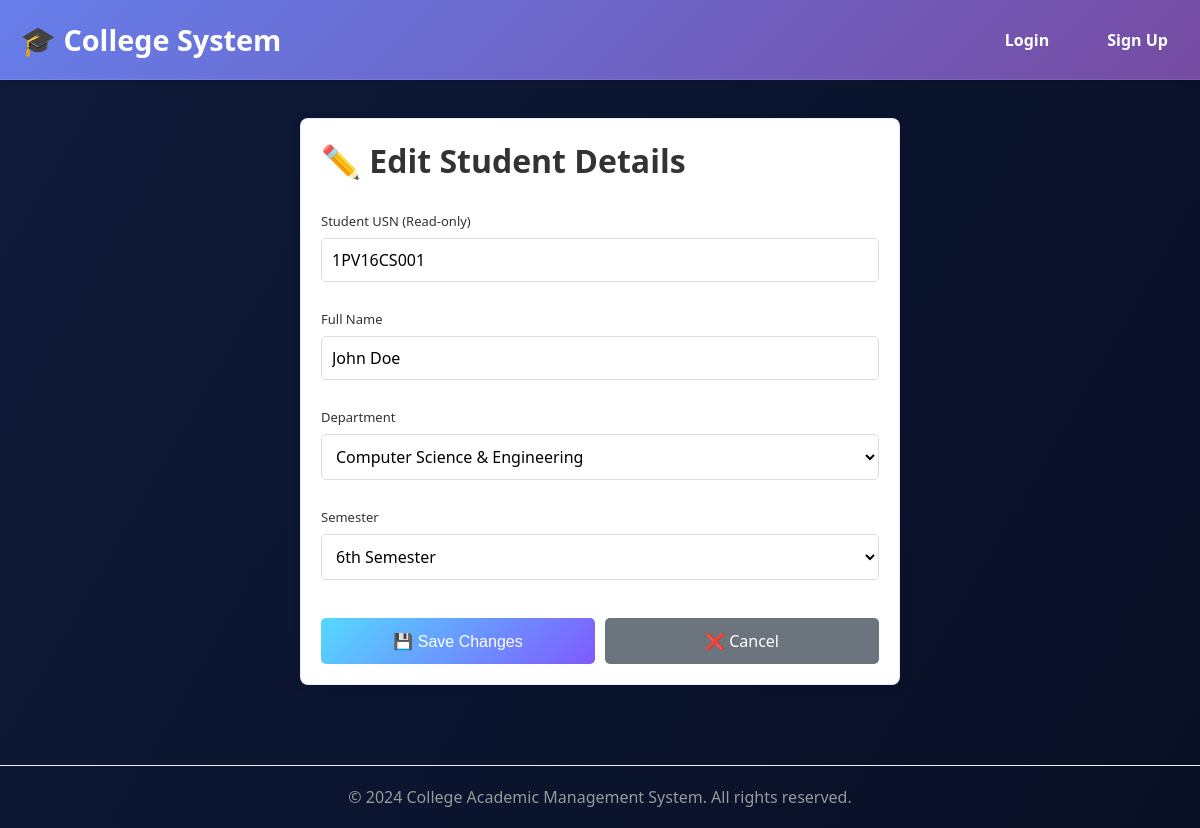
The app's page /admin/students/1/edit (signed in) with its own data.
### backend/app.py (models this page shows)
class Student(db.Model):
    id = db.Column(db.Integer, primary_key=True)
    usn = db.Column(db.String(50), unique=True, nullable=False)
    name = db.Column(db.String(200), nullable=False)
    dept = db.Column(db.String(100), nullable=True)
    semester = db.Column(db.Integer, nullable=True)

### backend/app.py (the view, shortened to what this page needs)
@app.route('/admin/students/<int:sid>/edit', methods=['GET', 'POST'])
@login_required
@role_required('Admin')
def admin_edit_student(sid):
    s = Student.query.get_or_404(sid)
    return render_template('admin_edit_student.html', student=s)

### backend/app.py (called while the page is built)
def role_required(*roles):
    def decorator(f):
        @wraps(f)
        def decorated_function(*args, **kwargs):
            if not current_user.is_authenticated:
                return login_manager.unauthorized()
            if current_user.role not in roles:
                flash('Access denied: insufficient permissions', 'danger')
                return redirect(url_for('dashboard'))
            return f(*args, **kwargs)
        return decorated_function
    return decorator

@login_manager.user_loader
def load_user(user_id):
    return User.query.get(int(user_id))

### frontend/templates/admin_edit_student.html (shortened to what this page needs)
{% extends 'base.html' %}
{% block content %}
<div style="max-width: 600px; margin: 0 auto;">
  <div class="card">
    <h1 style="font-size: 2em; color: #333; margin-bottom: 30px;">✏️ Edit Student Details</h1>
    <form method="post">
      <div class="form-group">
        <label>Student USN (Read-only)</label>
        <input type="text" value="{{ student.usn }}" readonly style="background-color: #f5f5f5; cursor: not-allowed;" />
      </div>
      <div class="form-group">
        <label>Full Name</label>
        <input type="text" name="name" value="{{ student.name }}" placeholder="Enter student's full name" required />
      </div>
      <div class="form-group">
        <label>Department</label>
        <select name="dept">
          <option value="CSE" {% if student.dept == 'CSE' %}selected{% endif %}>Computer Science & Engineering</option>
        </select>
      </div>
      <div class="form-group">
        <label>Semester</label>
        <select name="semester">
          {% for sem in range(1, 9) %}
          <option value="{{ sem }}" {% if student.semester == sem %}selected{% endif %}>{{ sem }}{% if sem == 1 %}st{% elif sem == 2 %}nd{% elif sem == 3 %}rd{% else %}th{% endif %} Semester</option>
          {% endfor %}
        </select>
      </div>
      <div style="display: flex; gap: 10px; margin-top: 30px;">
        <button type="submit" style="flex: 1; padding: 12px;">💾 Save Changes</button>
        <a href="/admin/students" style="flex: 1; padding: 12px; background-color: #6c757d; color: white; text-decoration: none; border-radius: 5px; text-align: center; cursor: pointer; border: none;">❌ Cancel</a>
      </div>
    </form>
  </div>
</div>
{% endblock %}

### frontend/static/css/styles.css (style rules this page uses)
:root { --bg:#0b1220; --card:#1a233e; --accent:#54d9ff; --accent2:#7f5aff; --muted:#c5cdfa; --shadow:0 16px 40px rgba(0,0,0,.3); --text-on-dark:#e8ecf4; --text-on-light:#111; --text-muted-light:#6c757d; --text-muted-dark:#b0b8d0; }
* { box-sizing:border-box }
html,body { min-height:100%; margin:0; font-family:Inter,system-ui,Segoe UI,Roboto,Arial,sans-serif; background:linear-gradient(120deg,#0f1a39 0%,#081025 100%); color:var(--text-on-dark); }
.card { background:#ffffff; padding:22px; border-radius:16px; box-shadow:var(--shadow); border:1px solid rgba(98,123,206,.15); margin-top:18px; color:var(--text-on-light); }
.card h1, .card h2, .card h3, .card h4 { color:var(--text-on-light); }
label { display:block; margin-top:12px; margin-bottom:6px; font-size:13px; color:#333; }
.card label { color:#333; }
input, select, textarea { width:100%; padding:10px 12px; margin-bottom:8px; border:1px solid #ccc; border-radius:8px; background:#fff !important; color:#000 !important; font-size:1em; font-family:inherit; }
input::placeholder, textarea::placeholder { color:#6c757d !important; }
.btn, button { background:linear-gradient(135deg,var(--accent),var(--accent2)); color:#fff; padding:10px 16px; border:none; border-radius:8px; cursor:pointer; font-size:1em; font-weight:500; transition:transform .2s ease,box-shadow .2s ease; text-decoration:none; display:inline-block; }
.card a { color:#667eea; }

### frontend/templates/base.html (style rules this page uses)
* { margin: 0; padding: 0; box-sizing: border-box; }
body { font-family: 'Segoe UI', Tahoma, Geneva, Verdana, sans-serif; background-color: #f5f5f5; color: #333; }
.card { background: white; border-radius: 8px; padding: 20px; box-shadow: 0 2px 8px rgba(0,0,0,0.1); margin-bottom: 20px; }
.form-group { margin-bottom: 20px; }
label { display: block; margin-bottom: 8px; font-weight: 500; color: #333; }
input[type="text"], input[type="password"], input[type="email"], input[type="number"], select, textarea { width: 100%; padding: 10px; border: 1px solid #ddd; border-radius: 5px; font-size: 1em; font-family: inherit; transition: border-color 0.3s; color: #000; background-color: #fff; }
input::placeholder, textarea::placeholder { color: #6c757d; }
button, .btn { padding: 10px 20px; background-color: #667eea; color: white; border: none; border-radius: 5px; cursor: pointer; font-size: 1em; font-weight: 500; transition: all 0.3s; text-decoration: none; display: inline-block; }

### records on screen
Student: usn "1PV16CS001", name "John Doe", dept "Computer Science & Engineering", semester "6th Semester"
